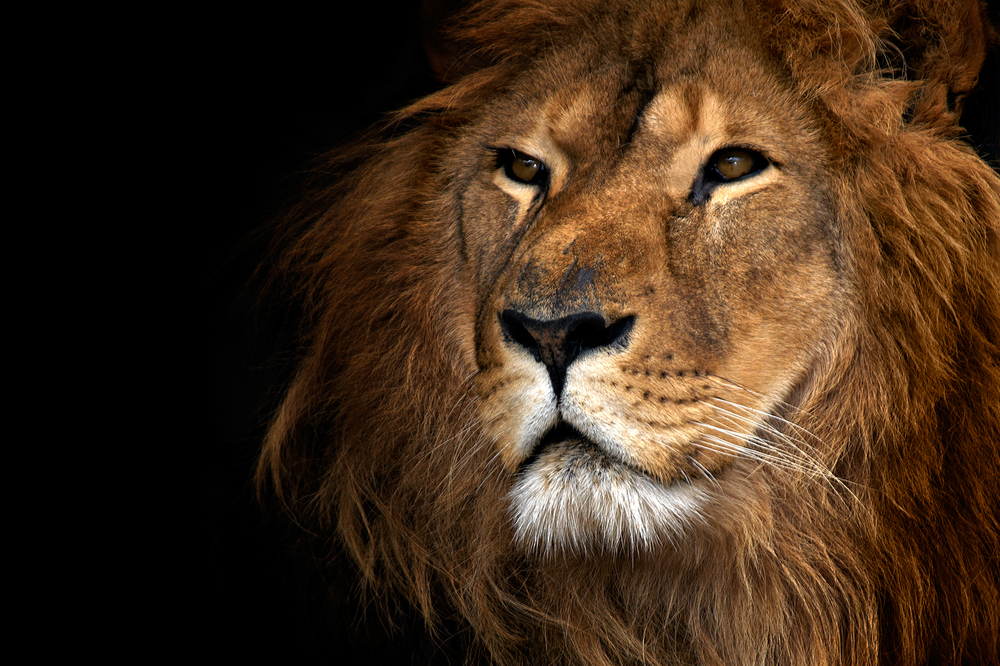
#> input picture Segmentation/lion.jpg, 1000 x 666 px
$ jupyter execute clustering.ipynb   (shell and % lines are left out)   (older library calls are emulated)
#> lines starting #> are read from the running program, lines starting #| are printed output that depends on the picture
[cell 1]
import numpy as np
import cv2
from sklearn.cluster import KMeans
from sklearn.cluster import MiniBatchKMeans
import skimage.io
import matplotlib.pyplot as plt

image = cv2.imread('lion.jpg')
#> image is the input picture: shape (666, 1000, 3); mean B, G, R 26.5, 44.3, 65
(h1, w1) = image.shape[:2]
#> h1 = 666; w1 = 1000

image = cv2.cvtColor(image, cv2.COLOR_BGR2LAB)
#> image: shape (666, 1000, 3); mean of channels 0, 1, 2 51.4, 134.9, 141.6

image = image.reshape((image.shape[0] * image.shape[1], 3))

clt = KMeans(n_clusters = 4)

labels = clt.fit_predict(image)
quant = clt.cluster_centers_.astype("uint8")[labels]

#reshape the feature vectors to images
quant = quant.reshape((h1, w1, 3))
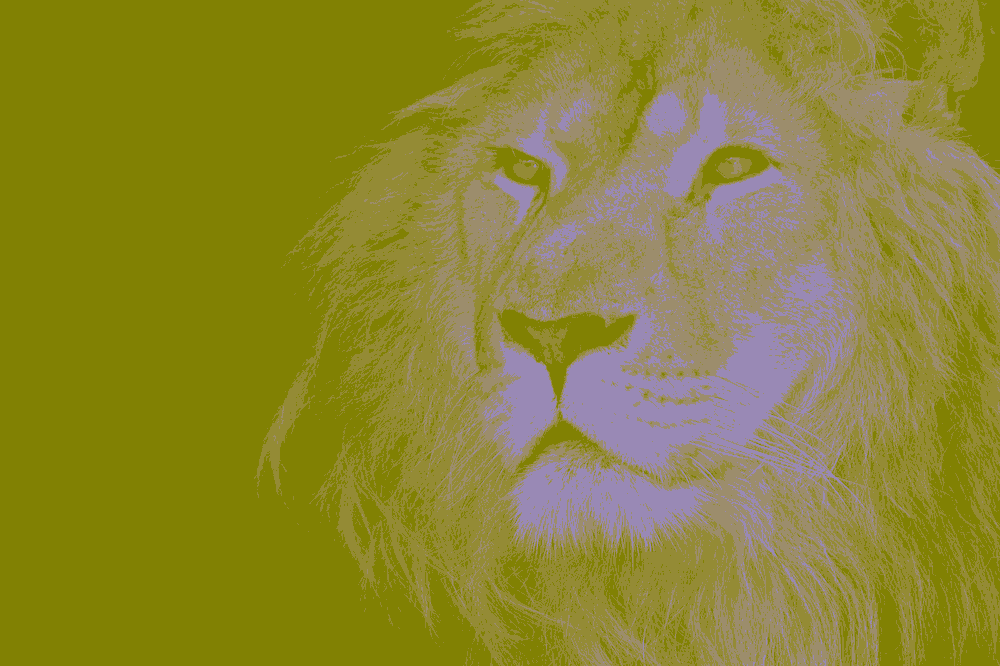
#> quant: shape (666, 1000, 3); mean of channels 0, 1, 2 50.5, 134.5, 141; drawn as B, G, R
image = image.reshape((h1, w1, 3))

# convert from L*a*b* to RGB
quant = cv2.cvtColor(quant, cv2.COLOR_LAB2BGR)
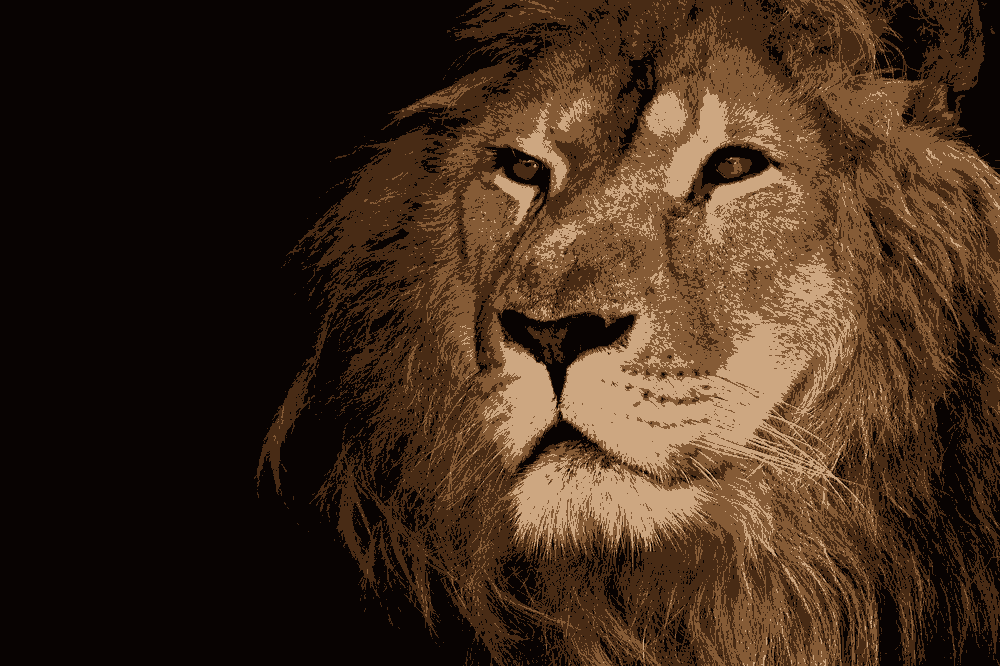
#> quant: shape (666, 1000, 3); mean B, G, R 27.3, 43.6, 64.5
image = cv2.cvtColor(image, cv2.COLOR_LAB2BGR)

cv2.imwrite('lion4.jpeg', quant)
plt.imshow(image)

cv2.imread('lion4.jpeg')
cv2.waitKey(0)
cv2.destroyAllWindows()

[cell 2]
import skimage.io
import matplotlib.pyplot as plt
img_path="lion.jpg"
img = skimage.io.imread(img_path)/255.0

def plotnoise(img, mode, r, c, i):
#> called with mode = 'gaussian', r = 4, c = 2, i = 1
    plt.subplot(r,c,i)
    if mode is not None:
        gimg = skimage.util.random_noise(img, mode=mode)
        plt.imshow(gimg)
    else:
        plt.imshow(img)
    plt.title(mode)
    plt.axis("off")

plt.figure(figsize=(18,24))
r=4
c=2
plotnoise(img, "gaussian", r,c,1)
plotnoise(img, "localvar", r,c,2)
plotnoise(img, "poisson", r,c,3)
plotnoise(img, "salt", r,c,4)
#> call 4 of plotnoise, with mode = 'salt', r = 4, c = 2, i = 4
#> in plotnoise (call 4), `gimg = skimage.util.random_noise(img, mode=mode)`:
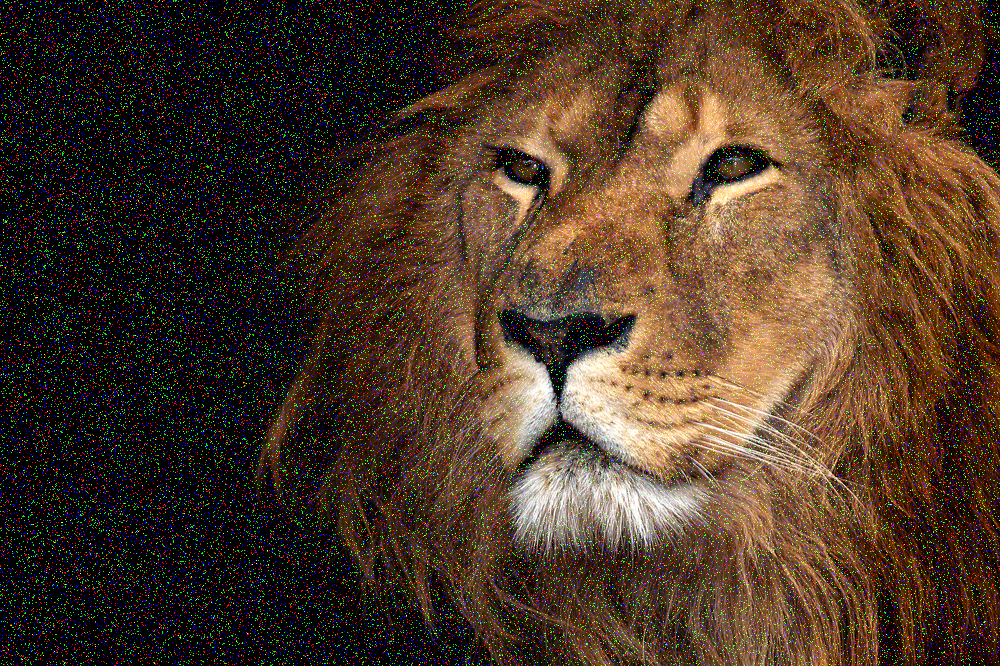
#> gimg: shape (666, 1000, 3) float64; mean R, G, B 0.292, 0.215, 0.148
plotnoise(img, "pepper", r,c,5)
#> in plotnoise (call 5), `gimg = skimage.util.random_noise(img, mode=mode)`:
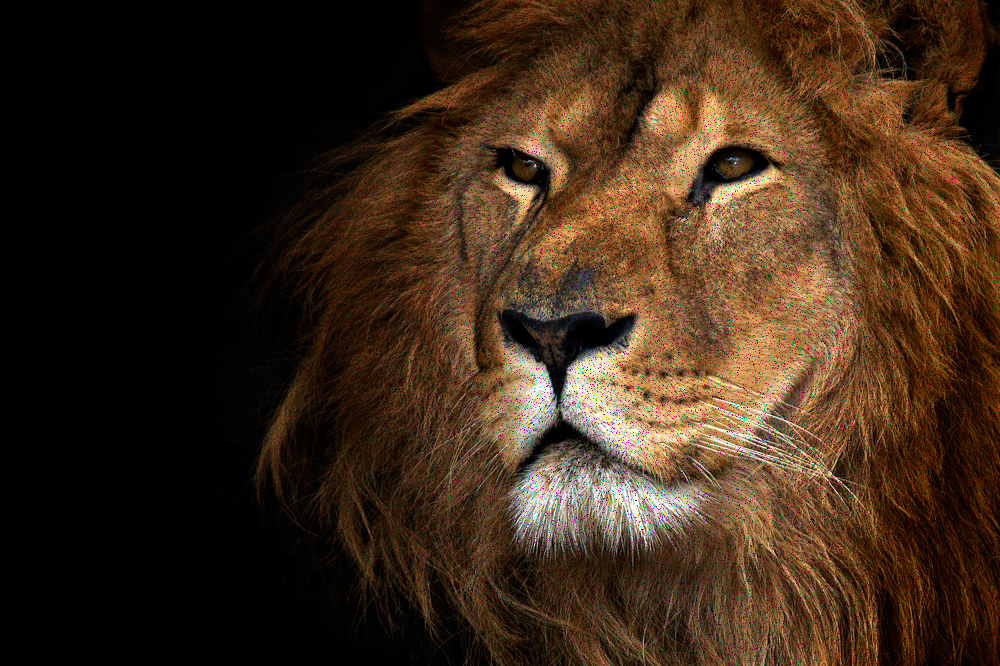
#> gimg: shape (666, 1000, 3) float64; mean R, G, B 0.242, 0.165, 0.0985
plotnoise(img, "s&p", r,c,6)
#> in plotnoise (call 6), `gimg = skimage.util.random_noise(img, mode=mode)`:
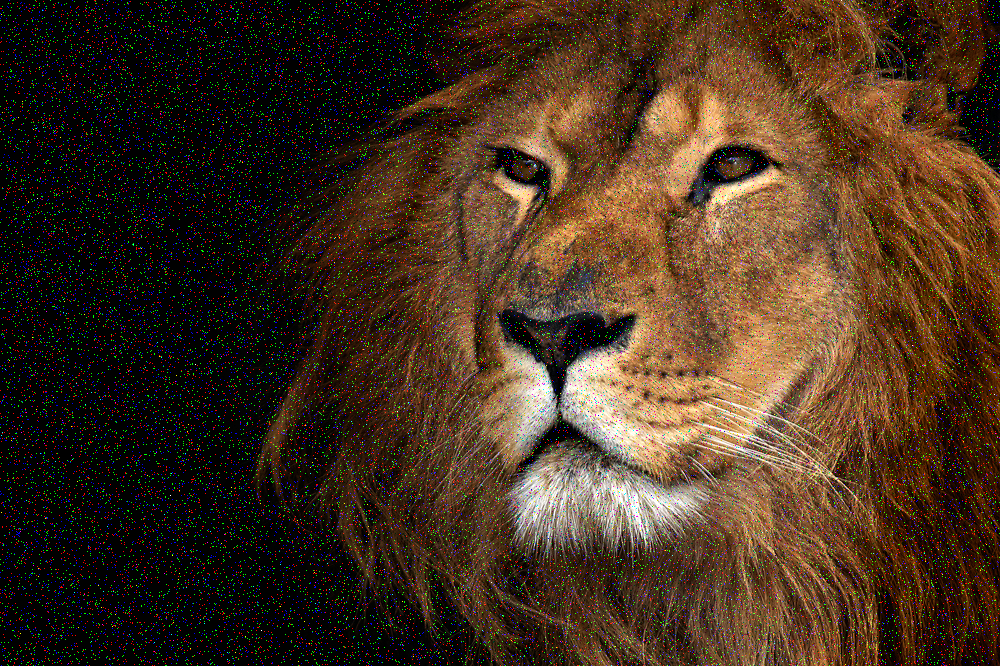
#> gimg: shape (666, 1000, 3) float64; mean R, G, B 0.267, 0.19, 0.123
plotnoise(img, "speckle", r,c,7)
plotnoise(img, None, r,c,8)
plt.show()

[cell 3]
from skimage.restoration import denoise_tv_chambolle
import skimage.io
import matplotlib.pyplot as plt
# Apply total variation filter denoising
img_path="lion.jpg"
img = skimage.io.imread(img_path)/255.0

def plotnoise(img, mode, r, c, i):
#> called with mode = 'salt', r = 4, c = 2, i = 3
    plt.subplot(r,c,i)
    if mode is not None:
        gimg = skimage.util.random_noise(img, mode=mode)
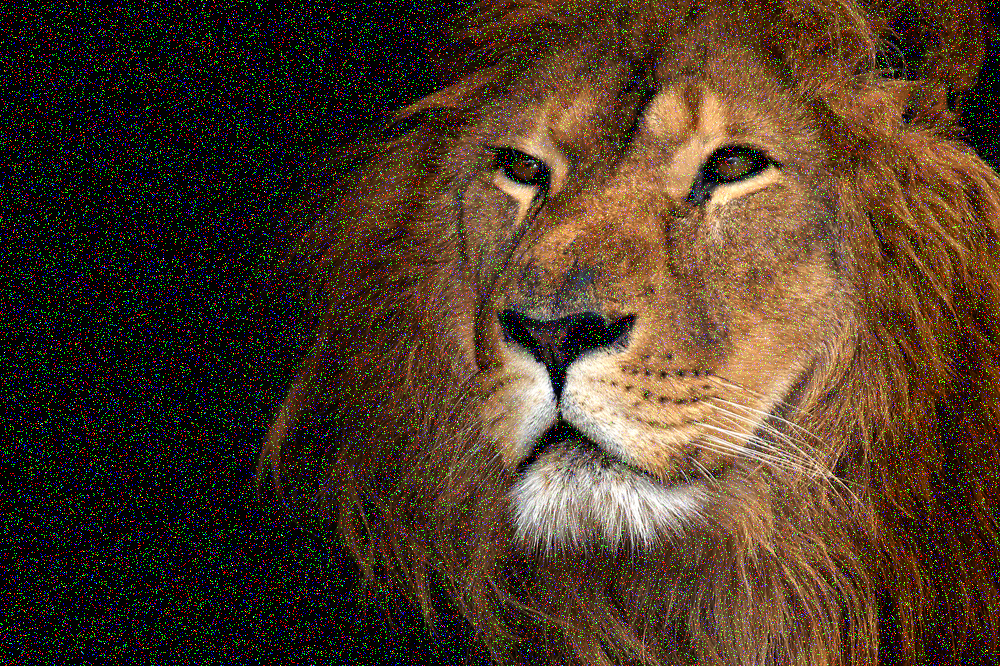
#> gimg: shape (666, 1000, 3) float64; mean R, G, B 0.292, 0.215, 0.148
        plt.imshow(gimg)
    else:
        plt.imshow(img)
    plt.title(mode)
    plt.axis("off")

plt.figure(figsize=(18,24))
r=4
c=2
plotnoise(img, "salt", r,c,3)
plt.show()
denoised_image = denoise_tv_chambolle(img,
weight=0.1,
multichannel=True)
# Show denoised image
#plt.imshow(img)
plt.imshow(denoised_image)
